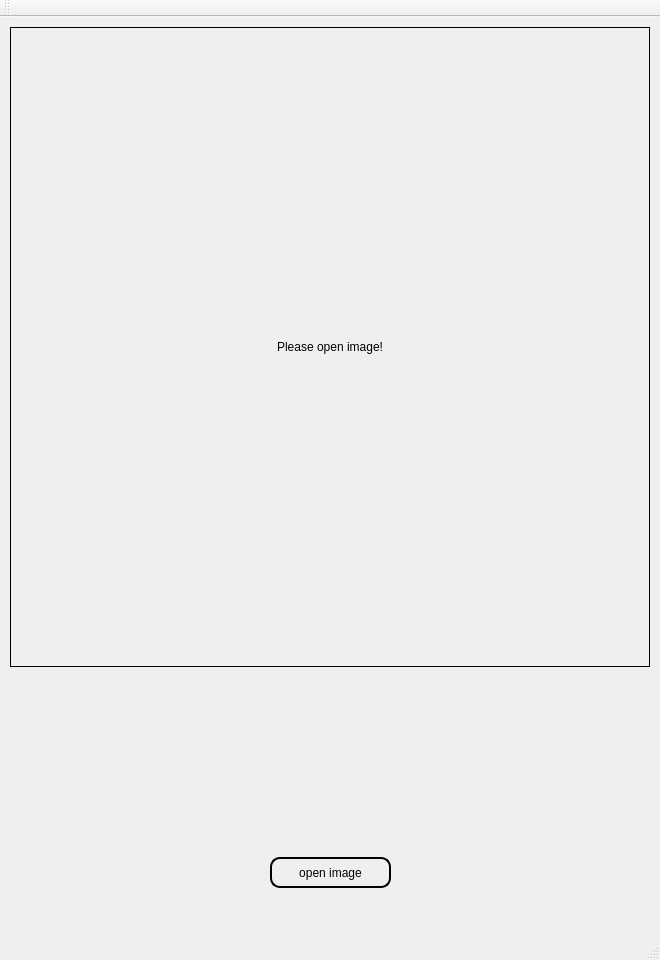
<?xml version="1.0" encoding="UTF-8"?>
<ui version="4.0">
 <class>YOLOv8QtApp</class>
 <widget class="QMainWindow" name="YOLOv8QtApp">
  <property name="geometry">
   <rect>
    <x>0</x>
    <y>0</y>
    <width>660</width>
    <height>960</height>
   </rect>
  </property>
  <property name="windowTitle">
   <string>YOLOv8QtApp</string>
  </property>
  <property name="styleSheet">
   <string notr="true">QPushButton#btnDetect {
    border: none;
    border-radius: 20px; /* 圆角半径可调 */
    background-image: url(:/assets/detect.png);
    background-repeat: no-repeat;
    background-position: center;
    background-color: transparent;
}</string>
  </property>
  <widget class="QWidget" name="centralWidget">
   <property name="styleSheet">
    <string notr="true">background-image: url(:/assets/background.png);</string>
   </property>
   <widget class="QLabel" name="labelImage">
    <property name="geometry">
     <rect>
      <x>10</x>
      <y>10</y>
      <width>640</width>
      <height>640</height>
     </rect>
    </property>
    <property name="styleSheet">
     <string notr="true"/>
    </property>
    <property name="frameShape">
     <enum>QFrame::Shape::Box</enum>
    </property>
    <property name="text">
     <string>Please open image!</string>
    </property>
    <property name="scaledContents">
     <bool>false</bool>
    </property>
    <property name="alignment">
     <set>Qt::AlignmentFlag::AlignCenter</set>
    </property>
   </widget>
   <widget class="QPushButton" name="btnSegment">
    <property name="geometry">
     <rect>
      <x>119</x>
      <y>670</y>
      <width>98</width>
      <height>146</height>
     </rect>
    </property>
    <property name="styleSheet">
     <string notr="true">QPushButton#btnSegment {
    border: none;
    border-radius: 20px; /* 圆角半径可调 */
    border-image: url(:/assets/segment.png);
    background-repeat: no-repeat;
    background-position: center;
    background-color: transparent;
}</string>
    </property>
    <property name="text">
     <string/>
    </property>
   </widget>
   <widget class="QPushButton" name="btnDetect">
    <property name="geometry">
     <rect>
      <x>11</x>
      <y>670</y>
      <width>98</width>
      <height>146</height>
     </rect>
    </property>
    <property name="styleSheet">
     <string notr="true">border-image: url(:/assets/detct.png);

</string>
    </property>
    <property name="text">
     <string/>
    </property>
   </widget>
   <widget class="QPushButton" name="btnPose">
    <property name="geometry">
     <rect>
      <x>227</x>
      <y>670</y>
      <width>98</width>
      <height>146</height>
     </rect>
    </property>
    <property name="styleSheet">
     <string notr="true">QPushButton#btnPose {
    border: none;
    border-radius: 20px; /* 圆角半径可调 */
    border-image: url(:/assets/pose.png);
    background-repeat: no-repeat;
    background-position: center;
    background-color: transparent;
}</string>
    </property>
    <property name="text">
     <string/>
    </property>
   </widget>
   <widget class="QPushButton" name="btnOpenImage">
    <property name="geometry">
     <rect>
      <x>270</x>
      <y>840</y>
      <width>121</width>
      <height>31</height>
     </rect>
    </property>
    <property name="layoutDirection">
     <enum>Qt::LayoutDirection::LeftToRight</enum>
    </property>
    <property name="styleSheet">
     <string notr="true">QPushButton#btnOpenImage {
    background-color: transparent;
    border: 2px solid black;
    color: black;
    border-radius: 10px;
    padding: 5px 10px;
}

QPushButton#btnOpenImage:hover {
    border-color: #00aaff;
    color: #00aaff;
}</string>
    </property>
    <property name="text">
     <string>open image</string>
    </property>
   </widget>
   <widget class="QPushButton" name="btnClassify">
    <property name="geometry">
     <rect>
      <x>335</x>
      <y>670</y>
      <width>98</width>
      <height>146</height>
     </rect>
    </property>
    <property name="styleSheet">
     <string notr="true">QPushButton#btnClassify {
    border: none;
    border-radius: 20px; /* 圆角半径可调 */
    border-image: url(:/assets/classfiy.png);
    background-repeat: no-repeat;
    background-position: center;
    background-color: transparent;
}</string>
    </property>
    <property name="text">
     <string/>
    </property>
   </widget>
   <widget class="QPushButton" name="btnOBB">
    <property name="geometry">
     <rect>
      <x>443</x>
      <y>670</y>
      <width>98</width>
      <height>146</height>
     </rect>
    </property>
    <property name="styleSheet">
     <string notr="true">QPushButton#btnOBB {
    border: none;
    border-radius: 20px; /* 圆角半径可调 */
    border-image: url(:/assets/obb.png);
    background-repeat: no-repeat;
    background-position: center;
    background-color: transparent;
}</string>
    </property>
    <property name="text">
     <string/>
    </property>
   </widget>
   <widget class="QPushButton" name="btnTrack">
    <property name="geometry">
     <rect>
      <x>551</x>
      <y>670</y>
      <width>98</width>
      <height>146</height>
     </rect>
    </property>
    <property name="styleSheet">
     <string notr="true">QPushButton#btnTrack {
    border: none;
    border-radius: 20px; /* 圆角半径可调 */
    border-image: url(:/assets/track.png);
    background-repeat: no-repeat;
    background-position: center;
    background-color: transparent;
}</string>
    </property>
    <property name="text">
     <string/>
    </property>
   </widget>
  </widget>
  <widget class="QMenuBar" name="menuBar">
   <property name="geometry">
    <rect>
     <x>0</x>
     <y>0</y>
     <width>660</width>
     <height>18</height>
    </rect>
   </property>
  </widget>
  <widget class="QToolBar" name="mainToolBar">
   <attribute name="toolBarArea">
    <enum>TopToolBarArea</enum>
   </attribute>
   <attribute name="toolBarBreak">
    <bool>false</bool>
   </attribute>
  </widget>
  <widget class="QStatusBar" name="statusBar"/>
 </widget>
 <layoutdefault spacing="6" margin="11"/>
 <resources/>
 <connections/>
</ui>
